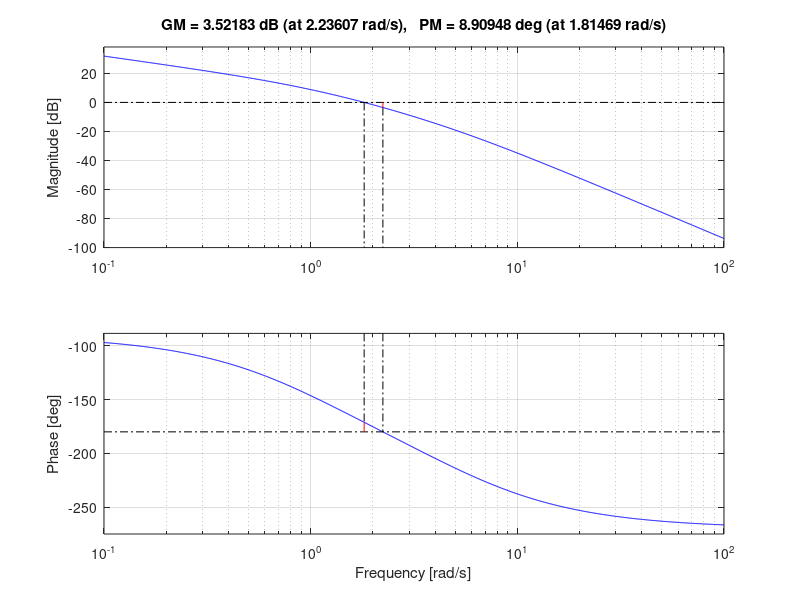
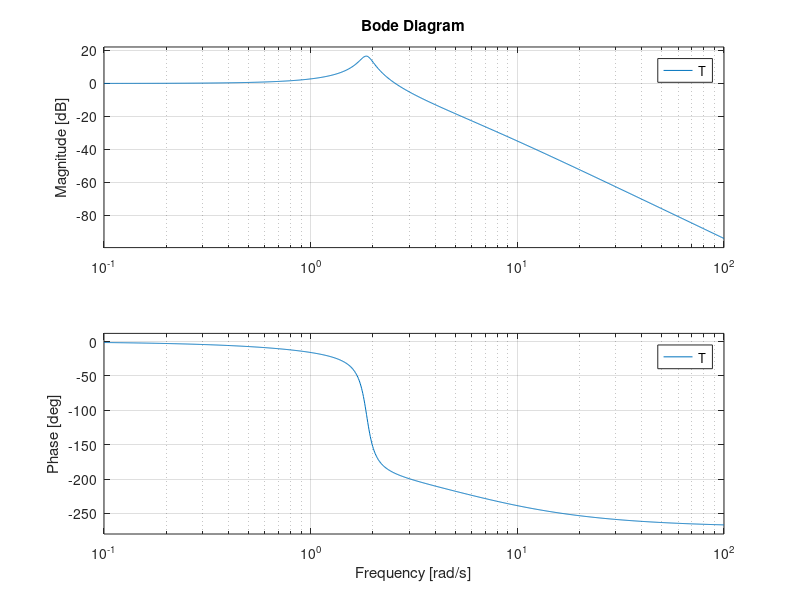
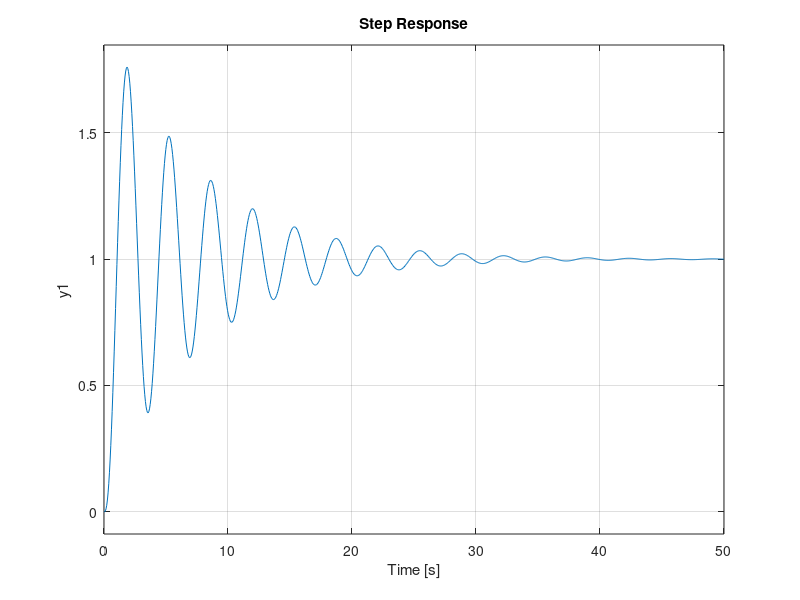
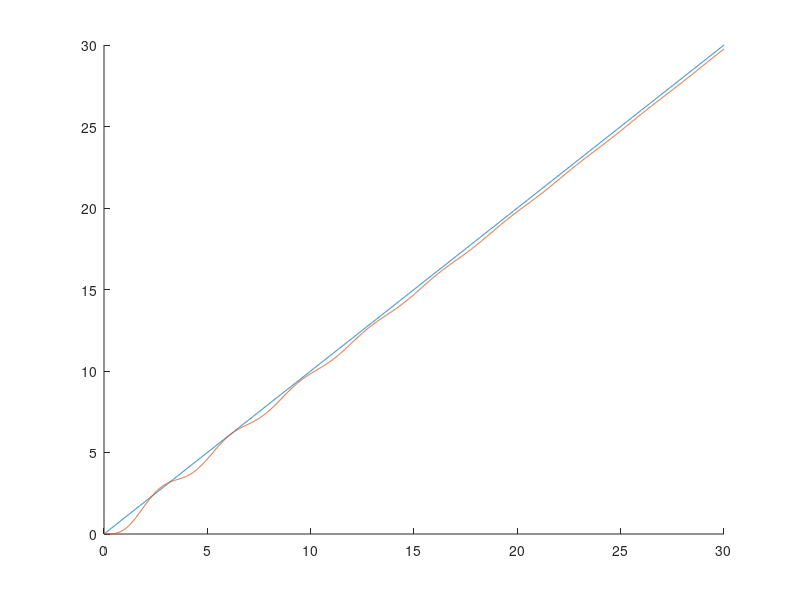

These charts were generated, in order, by the following MATLAB code: (Note: this script raises an error after producing the figures.)
K = 20;
G = tf(K,conv([1,0],conv([1,1],[1,5])))
figure(1)
margin(G)
figure(2)
T = feedback(G,1);
hold on
bode(T)
hold off
figure(3)
hold on
step(T)
hold off
t = 0:0.01:30;
[y,t]=lsim(T,t,t);
figure(4)
hold on
plot(t,t,t,y)
stepinfo(T)
